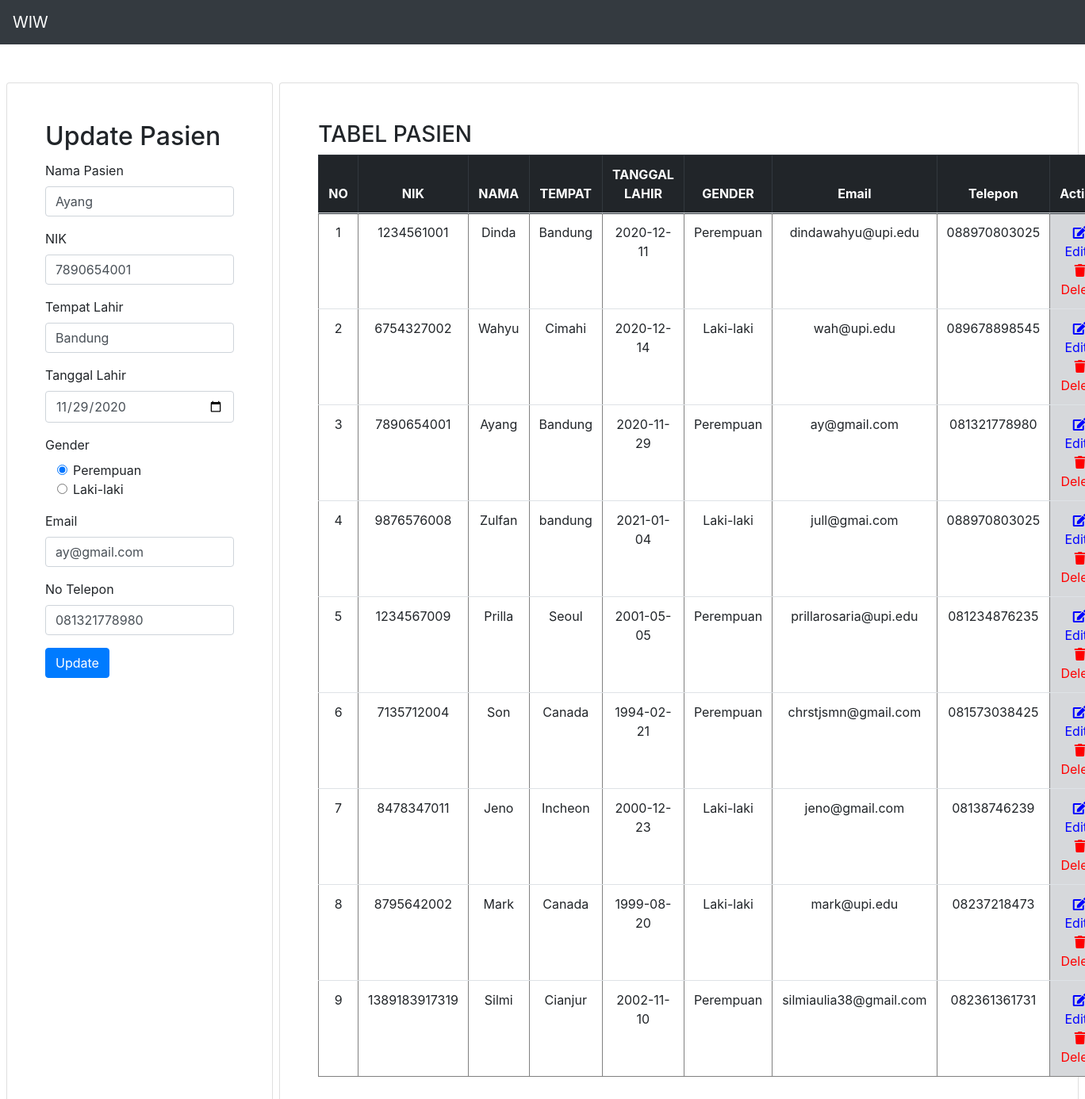
The page /MVP-01/index.php?id_edit=4 on the database its author committed.
### tables this page shows
CREATE TABLE `pasien` (
  `id` int(11) NOT NULL,
  `nik` varchar(100) NOT NULL,
  `nama` varchar(100) NOT NULL,
  `tempat` varchar(100) NOT NULL,
  `tl` varchar(100) NOT NULL,
  `gender` varchar(10) NOT NULL,
  `email` varchar(100) NOT NULL,
  `telp` varchar(100) NOT NULL
);

### MVP-01/index.php (called while the page is built, shortened)
<?php
include("model/DB.class.php");
include("model/TabelPasien.class.php");
include("view/TampilPasien.php");
$tp = new TampilPasien();
$data = $tp->tampil();
if(isset($_GET['id_edit'])) {
    $tp->editform($_GET['id_edit']);
}

### MVP-01/presenter/ProsesPasien.php (called while the page is built, shortened)
<?php
class ProsesPasien implements KontrakPresenter
{
	private $tabelpasien;
	private $data = [];
	function ProsesPasien()
	{
		try {
			$db_host = "localhost";
			$db_user = "root";
			$db_password = "";
			$db_name = "mvp_01";
			$this->tabelpasien = new TabelPasien($db_host, $db_user, $db_password, $db_name);
			$this->data = array();
		} catch (Exception $e) {
			echo "wiw error" . $e->getMessage();
		}
	}
	function prosesDataPasien()
	{
		try {
			$this->tabelpasien->open();
			$this->tabelpasien->getPasien();
			while ($row = $this->tabelpasien->getResult()) {
				$this->data[] = $row;
			}
		} catch (Exception $e) {
			echo "wiw error part 2" . $e->getMessage();
		}
	}
	function getUpdate($id){
		try {
			$this->tabelpasien->open();
			$this->tabelpasien->getPasienDetail($id);
			$row = $this->tabelpasien->getResult();
			return $data_update = $row;
		} catch (Exception $e) {
			echo "wiw error part 2" . $e->getMessage();
		}
	}
	function getId($i)
	{
		return $this->data[$i]['id'];
	}
	function getNik($i)
	{
		return $this->data[$i]['nik'];
	}
	function getNama($i)
	{
		return $this->data[$i]['nama'];
	}
	function getTempat($i)
	{
		return $this->data[$i]['tempat'];
	}
	function getTl($i)
	{
		return $this->data[$i]['tl'];
	}
	function getGender($i)
	{
		return $this->data[$i]['gender'];
	}
	function getEmail($i)
	{
		return $this->data[$i]['email'];
	}
	function getTelp($i)
	{
		return $this->data[$i]['telp'];
	}
}

### MVP-01/model/DB.class.php (called while the page is built, shortened)
<?php
class DB
{
	var $db_host = 'localhost';
	var $db_user = 'root';
	var $db_password = '';
	var $db_name = 'mvp_01';
	var $db_link = '';
	var $result = 0;
	function DB($db_host = '', $db_user = '', $db_password = '', $db_name = '')
	{
		$this->db_host = $db_host;
		$this->db_user = $db_user;
		$this->db_password = $db_password;
		$this->db_name = $db_name;
	}
	function open()
	{
		$this->db_link = mysqli_connect($this->db_host, $this->db_user, $this->db_password, $this->db_name);
	}
	function execute($query = "")
	{
		$this->result = mysqli_query($this->db_link, $query);
		return $this->result;
	}
	function getResult()
	{
		return mysqli_fetch_array($this->result);
	}
}

### MVP-01/model/TabelPasien.class.php (called while the page is built, shortened)
<?php
class TabelPasien extends DB
{
	function getPasien()
	{
		$query = "SELECT * FROM pasien";
		return $this->execute($query);
	}
	function getPasienDetail($id)
	{
		$query = "SELECT * FROM pasien WHERE id = '$id'";
		return $this->execute($query);
	}
}

### MVP-01/view/TampilPasien.php (the view, shortened to what this page needs)
<?php
include("presenter/ProsesPasien.php");
class TampilPasien implements KontrakView
{
	private $prosespasien;
	private $data_form = null;
	private $data = null;
	function TampilPasien()
	{
		$this->prosespasien = new ProsesPasien();
	}
	function tampil()
	{
		$this->prosespasien->prosesDataPasien();
		for ($i = 0; $i < $this->prosespasien->getSize(); $i++) {
			$no = $i + 1;
			$this->data .= "<tr>
			<td>" . $no . "</td>
			<td>" . $this->prosespasien->getNik($i) . "</td>
			<td>" . $this->prosespasien->getNama($i) . "</td>
			<td>" . $this->prosespasien->getTempat($i) . "</td>
			<td>" . $this->prosespasien->getTl($i) . "</td>
			<td>" . $this->prosespasien->getGender($i) . "</td>
			<td>" . $this->prosespasien->getEmail($i) . "</td>
			<td>" . $this->prosespasien->getTelp($i) . "</td>
			<td class='table-secondary' align='center'>
				<a href='index.php?id_edit=". $this->prosespasien->getId($i) . "' id='text-edit' class='text-edit'><i id='edit' class='fa fa-fw fa-edit'></i> Edit</a> |
				<a href='index.php?id_hapus=". $this->prosespasien->getId($i) . "' id='text-delete' class='text-delete'><i id='delete' class='fa fa-fw fa-trash'></i> Delete</a>
			</td>";
		}
	}
	function editform($id)
	{
		$data = $this->prosespasien->getUpdate($id);
		$this->data_form .= "<h2 class='card-title'>Update Pasien</h2>
							<form action='". $this->prosespasien->prosesUpdate() ."' method='POST'>
								<input type='hidden' name='id' value='". $id ."'>
								<div class='form-row'>
									<div class='form-group col'>
									<label for='nama'>Nama Pasien</label>
									<input type='text' class='form-control' name='nama' required value='". $data['nama']."'/>
									</div>
								</div>
								<div class='form-row'>
									<div class='form-group col'>
									<label for='nik'>NIK</label>
									<input type='text' class='form-control' name='nik' required value='". $data['nik']."'/>
									</div>
								</div>
								<div class='form-row'>
									<div class='form-group col'>
									<label for='tempat'>Tempat Lahir</label>
									<input type='text' class='form-control' name='tempat' required value='". $data['tempat']."'/>
									</div>
								</div>
								<div class='form-row'>
									<div class='form-group col'>
									<label for='tl'>Tanggal Lahir</label>
									<input class='form-control' type='date' name='tl' required value='". $data['tl']."'/>
									</div>
								</div>
								<div class='row'>
									<div class='form-group col'>
									<label for='gender'>Gender</label>
									<div class='col-sm-10'>
										<div class='form-check'>
										<input class='form-check-input' type='radio' name='gender' id='gender' value='Perempuan' ". (($data['gender'] == "Perempuan") ? "checked='checked'":'')."/>
										<label class='form-check-label' for='gender'>Perempuan</label>
										</div>
										<div class='form-check'>
										<input class='form-check-input' type='radio' name='gender' id='gender' value='Laki-laki' ". (($data['gender'] == "Laki-laki") ? "checked='checked'":'')."/>
										<label class='form-check-label' for='gender'>Laki-laki</label>
										</div>
									</div>
									</div>
								</div>
								<div class='form-row'>
									<div class='form-group col'>
									<label for='email'>Email</label>
									<input type='email' class='form-control' name='email' required value='". $data['email']."'/>
									</div>
								</div>
								<div class='form-row'>
									<div class='form-group col'>
									<label for='telp'>No Telepon</label>
									<input type='text' class='form-control' name='telp' required value='". $data['telp']."'/>
									</div>
								</div>
								<button type='submit' name='update' class='btn btn-primary'>Update</button>
							</form>";
	}
}

### rows shown on the page
pasien: nama "Ayang", nik "7890654001", tempat "Bandung", tl "11/29/2020", gender "☑ Gender", email "ay@gmail.com", telp "081321778980", tl "2020-11-29", gender "Perempuan"
pasien: nik "1234561001", nama "Dinda", tempat "Bandung", tl "2020-12-11", gender "Perempuan", email "dindawahyu@upi.edu", telp "088970803025"
pasien: nik "6754327002", nama "Wahyu", tempat "Cimahi", tl "2020-12-14", gender "Laki-laki", email "wah@upi.edu", telp "089678898545"
pasien: nik "9876576008", nama "Zulfan", tempat "bandung", tl "2021-01-04", gender "Laki-laki", email "jull@gmai.com", telp "088970803025"
pasien: nik "1234567009", nama "Prilla", tempat "Seoul", tl "2001-05-05", gender "Perempuan", email "prillarosaria@upi.edu", telp "081234876235"
pasien: nik "7135712004", nama "Son", tempat "Canada", tl "1994-02-21", gender "Perempuan", email "chrstjsmn@gmail.com", telp "081573038425"
pasien: nik "8478347011", nama "Jeno", tempat "Incheon", tl "2000-12-23", gender "Laki-laki", email "jeno@gmail.com", telp "08138746239"
pasien: nik "8795642002", nama "Mark", tempat "Canada", tl "1999-08-20", gender "Laki-laki", email "mark@upi.edu", telp "08237218473"
pasien: nik "1389183917319", nama "Silmi", tempat "Cianjur", tl "2002-11-10", gender "Perempuan", email "silmiaulia38@gmail.com", telp "082361361731"

### other values the page prints
$no "1 2 3 4 5 6 7 8 9"
